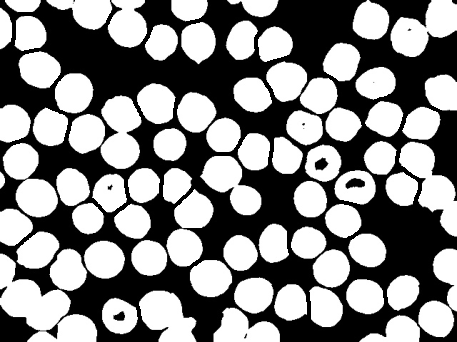
#> input picture expected_otsu.mod.png, 457 x 342 px, given in place of DSCN0083.JPG, which was not available; the run also reads 1 picture not shown here
$ jupyter execute SimilarToOriginalWork.ipynb   (older library calls are emulated)   (text cells are left out)
#> lines starting #> are read from the running program, lines starting #| are printed output that depends on the picture; after the words box and inside, x2 and y2 are one past the last pixel; in counts of white or black regions, pixels touching at a corner belong together; pictures that were not available may be replaced by others from this repository, and a replacement may not be noted
[cell 1]
import numpy as np
import matplotlib.pyplot as plt
from skimage import data
from skimage import filters
from skimage import exposure
import cv2
from math import pi

path = "./PHOTOS_MALARIA_VHIR_UPC/fotos_2015_12_01/P_falciparum/Trofozoits/DSCN0083.JPG"

[cell 2]
img = cv2.imread(path,0)
#> img is the input picture: shape (342, 457); min 0, max 255, mean 135.2

#resize
img = cv2.resize(img,(640,480))
#> img: shape (480, 640)

exp = cv2.imread("./expected_gauss.png",0)
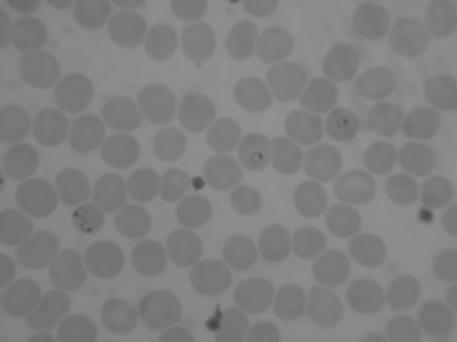
#> input picture expected_gauss.png, 457 x 342 px
#> exp is the input picture: shape (342, 457); min 71, max 146, mean 127.8

blur = cv2.GaussianBlur(img,(9,9),0)

fig, ax = plt.subplots(1, 2)
fig.set_size_inches(15, 10, forward=True)

blur_tmp = cv2.resize(blur, (exp.shape[1],exp.shape[0]))

ax[0].imshow(blur, cmap='gray')
ax[0].title.set_text("My blur")
ax[1].imshow(exp, cmap='gray')
ax[1].title.set_text("Expected blur")
plt.show()

plt.figure(figsize=(7,7))
plt.imshow(cv2.subtract(exp,blur_tmp),cmap='hot')
plt.title("Difference")
plt.show()

[cell 3]
exp = cv2.imread("./expected_otsu.png")

block_size = 81
offset = 0.3
thresh_params = cv2.adaptiveThreshold(blur,255,cv2.ADAPTIVE_THRESH_MEAN_C, cv2.THRESH_BINARY_INV,block_size,offset)
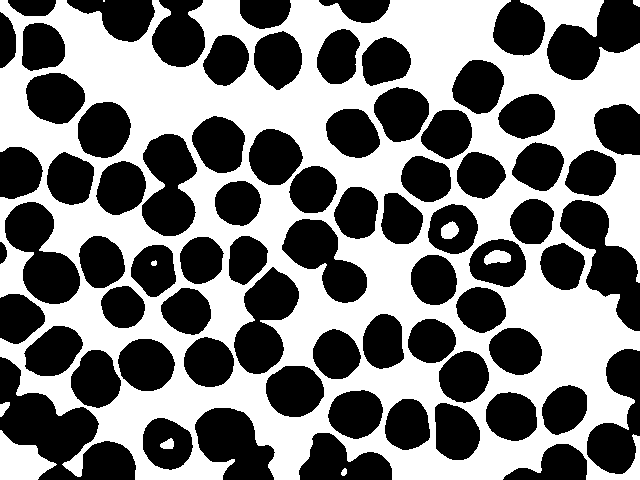
#> thresh_params: shape (480, 640); 48.7% white; 10 white regions (1 under 20 px), largest, box (x1, y1, x2, y2) and area: (0, 0, 640, 480) 147163, (0, 430, 57, 480) 1667, (484, 250, 511, 265) 290
mode = "OTSU Adp block_size=%d offset=%.2f" % (block_size, offset)

block_size = 121
offset = 0.0
thresh = cv2.adaptiveThreshold(blur,255,cv2.ADAPTIVE_THRESH_MEAN_C, cv2.THRESH_BINARY_INV,block_size,offset)
#> thresh: shape (480, 640); 48% white; 9 white regions (1 under 20 px)
mode2 = "Most Similar conf block_size=%d offset=%.2f " % (block_size, offset)


# [6 lines of commented-out code are left out]


fig, ax = plt.subplots(ncols=3, figsize=(20, 20))

ax[0].imshow(thresh_params, cmap='gray')
ax[0].set_title(mode)
ax[1].imshow(thresh, cmap='gray')
ax[1].set_title(mode2)
ax[2].imshow(exp, cmap='gray')
ax[2].set_title('Expected')

[x.axis('off') for x in ax]
plt.show()

[cell 4]
thresh = thresh_params

[cell 5]
# Find contours
contours, hierarchy = cv2.findContours(thresh, cv2.RETR_TREE, cv2.CHAIN_APPROX_SIMPLE)
#> contours = 66 contours, 2 with area under 20; largest, box (x1, y1, x2, y2) and area: (0, 0, 640, 480) 259022, (4, 201, 81, 305) 4406, (233, 266, 300, 375) 4186, (141, 133, 198, 237) 4123, (281, 218, 368, 304) 3746
# Draw contours
thresh_filled = np.zeros((thresh.shape[0], thresh.shape[1]), dtype=np.uint8)
color = 255
for i in range(len(contours)):
    cv2.drawContours(thresh_filled, contours, i, color, -1, cv2.LINE_8, hierarchy, 0)
#> this loop made 66 passes
#> thresh_filled: shape (480, 640); 85.5% white; 18 black regions, largest, box (x1, y1, x2, y2) and area: (0, 357, 136, 480) 7335, (560, 200, 640, 331) 4621, (547, 0, 640, 80) 4286

# Show in a window
plt.figure(figsize=(10,10))
plt.imshow(thresh_filled,cmap='gray')
plt.show()

[cell 6]
# [27 lines of commented-out code are left out]

[cell 7]
def connectedComponents(thresh):
    output = cv2.connectedComponentsWithStats(thresh, 4, cv2.CV_32S)
    (numLabels, labels, stats, centroids) = output
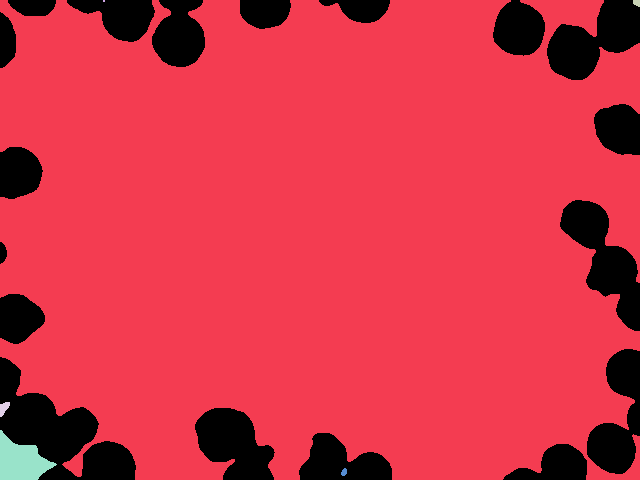
#> labels: shape (480, 640) int32; 7 distinct labels, from 0 to 6; one colour per label, 0 black
#> numLabels = 7; stats = [[0, 0, 640, 480, 44509], [0, 0, 640, 480, 260850], [103, 0, 2, 2, 4], [633, 0, 7, 7, 40], [0, 402, 10, 15, 94], [0, 430, 57, 50, 1667], [341, 468, 6, 8, 36]]; centroids = [[331.5, 253.5], [319.4, 235.6], [103.5, 0.5], [636.4, 2.45], [3.61, 407.7], [20.69, 460.7], [343.7, 471.7]]

    # Map component labels to hue val, 0-179 is the hue range in OpenCV
    label_hue = np.uint8(179*labels/np.max(labels))
    blank_ch = 255*np.ones_like(label_hue)
    labeled_img = cv2.merge([label_hue, blank_ch, blank_ch])

    # Converting cvt to BGR
    labeled_img = cv2.cvtColor(labeled_img, cv2.COLOR_HSV2BGR)

    # set bg label to black
    labeled_img[label_hue==0] = 0
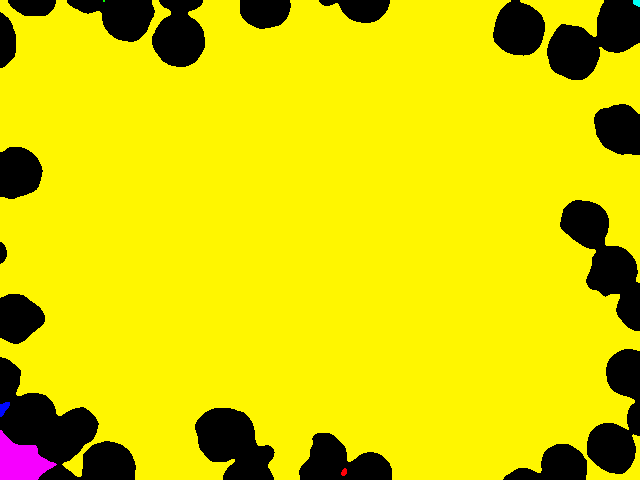
#> labeled_img: shape (480, 640, 3); mean B, G, R 1.5, 208.9, 217.9

    labeled_img_rgb = cv2.cvtColor(labeled_img, cv2.COLOR_BGR2RGB)
    return labeled_img_rgb, numLabels, labels, stats, centroids

[cell 8]
labeled_img_rgb, numLabelsTmp, labelsTmp, statsTmp, centroidsTmp = connectedComponents(thresh_filled)
#> numLabelsTmp = 7; statsTmp has the same summary as stats in connectedComponents; centroidsTmp has the same summary as centroids in connectedComponents

plt.figure(figsize=(10,10))
plt.imshow(labeled_img_rgb)
plt.show()

[cell 9]
def markCentroids(img, numLabels, stats, centroids, estimate=False, cells=(255,255,255)):

#> called with numLabels = 7, stats = array of shape (7, 5), centroids = array of shape (7, 2), estimate = True, cells = (255, 255, 255)
    for i in range(1, numLabels):
        # extract the connected component statistics and centroid for
        # the current label
        x = stats[i, cv2.CC_STAT_LEFT]
        y = stats[i, cv2.CC_STAT_TOP]
        w = stats[i, cv2.CC_STAT_WIDTH]
        h = stats[i, cv2.CC_STAT_HEIGHT]
        #get area
        area = stats[i, cv2.CC_STAT_AREA]
        (cX, cY) = centroids[i]

    # [10 lines of commented-out code are left out]


        if 500 < area < 1500:
            cv2.circle(img, (int(cX), int(cY)), 8, (0,0,0), -1)
            cv2.circle(img, (int(cX), int(cY)), 5, cells, -1)

        if 1500 < area and estimate:
            est = area//1500
            cv2.circle(img, (int(cX)-7, int(cY)), 8, (0,0,0), -1)
            cv2.circle(img, (int(cX)-7, int(cY)), 5, cells, -1)
            cv2.putText(img, str(est), (int(cX), int(cY)+4), cv2.FONT_HERSHEY_SIMPLEX,
                        .5, (0,0,0), 6, cv2.LINE_AA)
            cv2.putText(img, str(est), (int(cX), int(cY)+5), cv2.FONT_HERSHEY_SIMPLEX,
                        .5, (255,255,255), 2, cv2.LINE_AA)

            cv2.rectangle(img, (x,y), (x+w,y+h), cells, 2)
#> this loop made 6 passes
#> (x, y, w, h, area, cX, cY, est) on passes 1, 5: (0, 0, 640, 480, 260850, 319.4, 235.6, 173), (0, 430, 57, 50, 1667, 20.69, 460.7, 1)
#> (x, y, w, h, area, cX, cY) on passes 3, 4, 6: (633, 0, 7, 7, 40, 636.4, 2.45), (0, 402, 10, 15, 94, 3.61, 407.7), (341, 468, 6, 8, 36, 343.7, 471.7)
#> img: shape (480, 640, 3)

    return img


marked_label = labeled_img_rgb.copy()
marked_label = markCentroids(marked_label,numLabelsTmp, statsTmp, centroidsTmp, estimate=True)

plt.figure(figsize=(10,10))
plt.imshow(marked_label)
plt.show()

[cell 10]
def removeOthersFromCut(img):
    # Connected components with stats.
    nb_components, output, stats, centroids = cv2.connectedComponentsWithStats(img, connectivity=4)

    max_label, max_size = max([(i, stats[i, cv2.CC_STAT_AREA]) for i in range(1, nb_components)], key=lambda x: x[1])

    img2 = np.zeros(output.shape, dtype='uint8')
    img2[output == max_label] = 255
    return img2

[cell 11]
def erosion(src,size):
    element = cv2.getStructuringElement(cv2.MORPH_ELLIPSE, (2 * size + 1, 2 * size + 1),
                                       (size, size))
    return cv2.erode(src, element)
    #size -= 2
    #element = cv2.getStructuringElement(cv2.MORPH_ELLIPSE, (2 * size + 1, 2 * size + 1),
    #                                   (size, size))
    #return cv2.dilate(src,element)

def dilatation(src,size):
    element = cv2.getStructuringElement(cv2.MORPH_ELLIPSE, (2 * size + 1, 2 * size + 1),
                                       (size, size))
    return cv2.dilate(src, element)


def erodeBigGroups(img, numLabels, labels, stats, centroids, size=7):

#> called with numLabels = 7, stats = array of shape (7, 5), centroids = array of shape (7, 2), size = 9
    img2 = img.copy()

    kernel = np.ones((size, size), np.uint8)

    for i in range(1, numLabels):
        x = stats[i, cv2.CC_STAT_LEFT]
        y = stats[i, cv2.CC_STAT_TOP]
        w = stats[i, cv2.CC_STAT_WIDTH]
        h = stats[i, cv2.CC_STAT_HEIGHT]
        area = stats[i, cv2.CC_STAT_AREA]
        (cX, cY) = centroids[i]

        cutY = y - 1 if y > 0 else y
        cutX = x - 1 if x > 0 else x
        cutXW = x+w+1
        cutYH = y+h+1

        cut = thresh_filled[cutY:cutYH, cutX:cutXW]
        cut = cut.copy()

        if 1500 < area:
            cut_bk = cut.copy()
            cut = removeOthersFromCut(cut)

            #remove the group from original image
            cell_on_original_size = np.zeros( img.shape ,dtype='uint8')
            cell_on_original_size[cutY:cutYH, cutX:cutXW] = cut
            img2[ cell_on_original_size == 255 ] = 0

            #work on group
            #cut = cv2.erode(cut, kernel, iterations=1)
            cut = erosion(cut,7)
            #cut = erosion(cut,15)
            #cut = dilatation(cut,11)

            #return the eroded and marked group to original image
            cell_on_original_size = np.zeros( img.shape ,dtype='uint8')
            cell_on_original_size[cutY:cutYH, cutX:cutXW] = cut
            img2 += cell_on_original_size
#> this loop made 6 passes
#> (x, y, w, h, area, cX, cY, cutY) on passes 3, 4, 6: (633, 0, 7, 7, 40, 636.4, 2.45, 0), (0, 402, 10, 15, 94, 3.61, 407.7, 401), (341, 468, 6, 8, 36, 343.7, 471.7, 467)
#> (x, y, w, h, area, cX, cY, cutY) on pass 1: (0, 0, 640, 480, 260850, 319.4, 235.6, 0)
#> cell_on_original_size: shape (480, 640); 0.34% white; 1 white region, box (x1, y1, x2, y2) and area: (0, 440, 42, 480) 1056
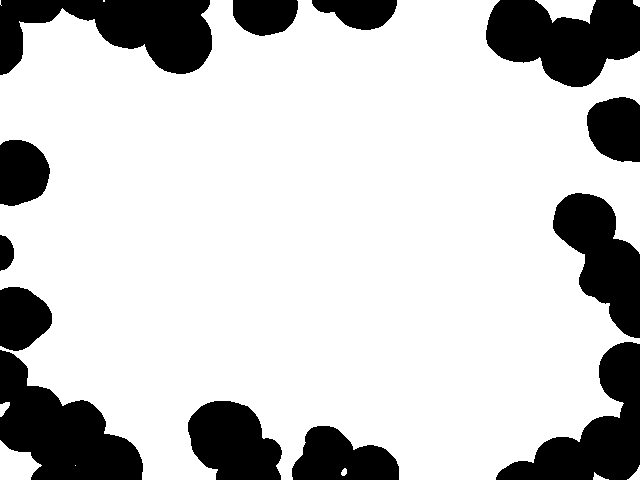
#> img2: shape (480, 640); 78.6% white; 13 black regions, largest, box (x1, y1, x2, y2) and area: (0, 350, 143, 480) 10064, (0, 0, 212, 75) 9406, (486, 0, 640, 87) 9234

    return img2


broken_components = erodeBigGroups(thresh_filled, numLabelsTmp, labelsTmp, statsTmp, centroidsTmp, size=9)

plt.figure(figsize=(10,10))
plt.imshow(broken_components, cmap='gray')
plt.show()

[cell 12]
labeled_img_rgb2, numLabels, labels, stats, centroids = connectedComponents(broken_components)
#> in connectedComponents (call 2), `(numLabels, labels, stats, centroids) = output`:
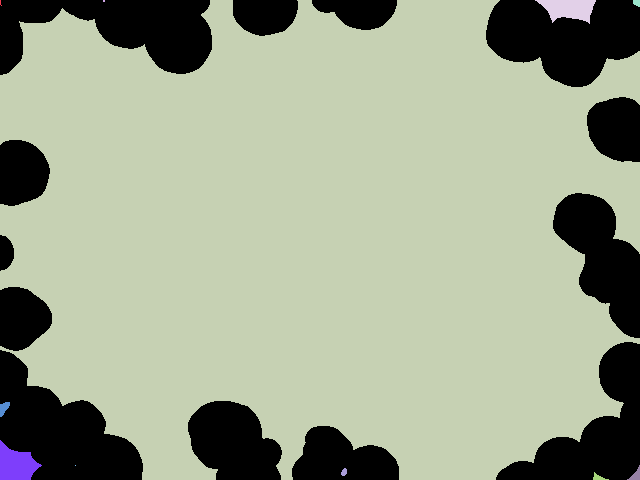
#> labels: shape (480, 640) int32; 12 distinct labels, from 0 to 11; one colour per label, 0 black
#> in connectedComponents (call 2), `(numLabels, labels, stats, centroids) = output`: numLabels = 12; stats = [[0, 0, 640, 480, 65754], [0, 0, 2, 6, 6], [103, 0, 2, 2, 4], [0, 0, 640, 480, 239144], [535, 0, 61, 24, 924], [633, 0, 7, 7, 40], [0, 402, 10, 15, 94], [0, 440, 42, 40, 1056], [75, 465, 1, 1, 1], [627, 465, 13, 15, 85], [341, 468, 6, 8, 36], [593, 472, 16, 8, 56]]; centroids = [[330.8, 249.5], [0.167, 2.5], [103.5, 0.5], [316.7, 236.5], [568.4, 8.49], [636.4, 2.45], [3.61, 407.7], [15.94, 464], [75, 465], [635.4, 474.8], [343.7, 471.7], [598.1, 477.1]]
#> numLabels = 12

marked_label = labeled_img_rgb2.copy()
marked_label = markCentroids(marked_label, numLabels, stats, centroids, estimate=True)
#> call 2 of markCentroids, with numLabels = 12, stats = array of shape (12, 5), centroids = array of shape (12, 2), estimate = True, cells = (255, 255, 255)
#> the loop in markCentroids (call 2), `for i in range(1, numLabels):` made 11 passes
#> (x, y, w, h, area, cX, cY, est) on pass 3: (0, 0, 640, 480, 239144, 316.7, 236.5, 159)
#> (x, y, w, h, area, cX, cY) on passes 4, 5, 6, 7, 9, 10: (535, 0, 61, 24, 924, 568.4, 8.49), (633, 0, 7, 7, 40, 636.4, 2.45), (0, 402, 10, 15, 94, 3.61, 407.7), (0, 440, 42, 40, 1056, 15.94, 464), (627, 465, 13, 15, 85, 635.4, 474.8), (341, 468, 6, 8, 36, 343.7, 471.7)
#> after the loop in markCentroids (call 2), `for i in range(1, numLabels):`:
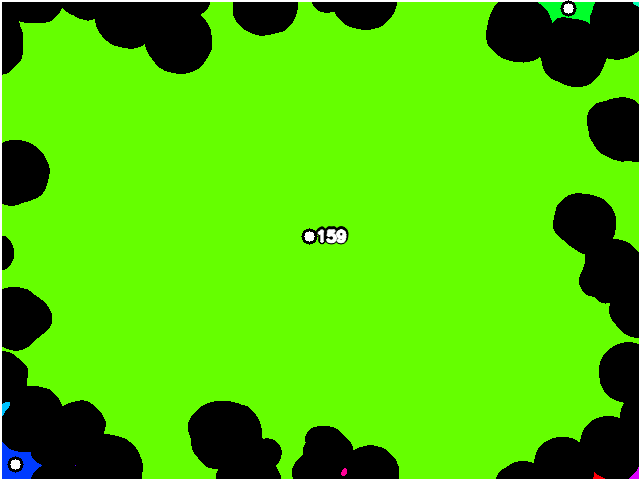
#> img: shape (480, 640, 3); mean R, G, B 81.4, 201.1, 4

plt.figure(figsize=(10,10))
plt.imshow(marked_label)
plt.show()

[cell 13]
# A = np.asarray([[[0,0,1],[0,1,0],[1,0,3]],
#      [[0,0,2],[0,1,0],[1,0,0]],
#      [[0,0,2],[0,0,3],[1,0,3]]])


# red, green, blue = A.T # Temporarily unpack the bands for readability

# # Replace white with red... (leaves alpha values alone...)
# white_areas = (red == 0) & (blue == 0) & (green == 1)
# #A[..., :-1][white_areas.T] = (255, 0, 0) # Transpose back needed
# A[white_areas.T] = (255, 0, 0)

# print(white_areas.T)
# print(A)

# #d1, d2, d3 = A.shape
# #A_r = A.reshape(1,9,3)[0]
# #print(A_r)
# #np.unique(A_r, axis=0)

[cell 14]
shape = labeled_img_rgb2.shape
#> shape = (480, 640, 3)
reshapedImg = labeled_img_rgb2.reshape(1,shape[0]*shape[1],3)[0]
colors = np.unique(reshapedImg, axis=0)
#> colors = [[0, 0, 0], [0, 59, 255], [0, 195, 255], [0, 255, 42], [0, 255, 178], [85, 0, 255], [101, 255, 0], [221, 0, 255], [237, 255, 0], [255, 0, 8], [255, 0, 152], [255, 136, 0]]
colors = np.delete(colors,0,axis=0)
#> colors = [[0, 59, 255], [0, 195, 255], [0, 255, 42], [0, 255, 178], [85, 0, 255], [101, 255, 0], [221, 0, 255], [237, 255, 0], [255, 0, 8], [255, 0, 152], [255, 136, 0]]

[cell 15]
def random_color():
    color = tuple(np.random.randint(256, size=3))
    if (color[0] < 100 and color[1] < 100 and color[2] < 100):
        return random_color()
    elif (color[0] > 230 and color[1] > 230 and color[2] > 230):
        return random_color()
    else:
        return color

labeled_img_rgb3 = labeled_img_rgb2.copy()

for color in colors:
    newColor = random_color()

    red, green, blue = labeled_img_rgb3.T
    selected_color = (red == color[0]) & (green == color[1]) & (blue == color[2])
    labeled_img_rgb3[selected_color.T] = newColor
#> this loop made 11 passes
#> newColor on passes 1 to 11: (172, 47, 117), (192, 67, 251), (195, 103, 9), (211, 21, 242), (216, 88, 140), (58, 193, 230), (39, 87, 174), (88, 81, 165), (9, 148, 115), (208, 243, 197), (254, 79, 175)
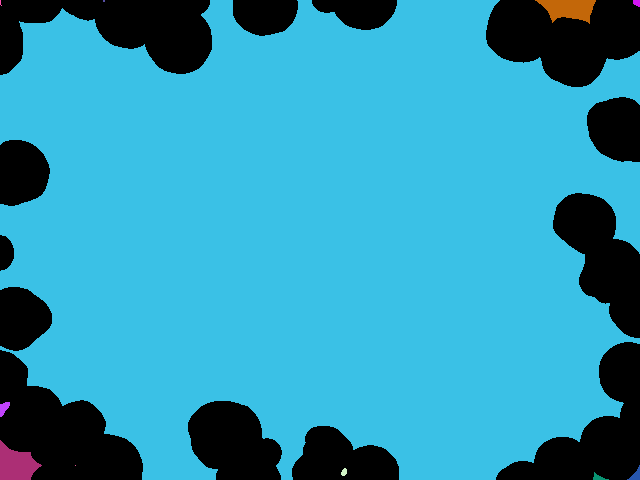
#> labeled_img_rgb3: shape (480, 640, 3); mean R, G, B 46.5, 150.8, 179.7

plt.figure(figsize=(10,10))
plt.imshow(labeled_img_rgb3)
plt.show()

[cell 16]
img = cv2.imread(path)
img = cv2.resize(img,(640,480))

hsv = cv2.cvtColor(img, cv2.COLOR_RGB2HSV)
#> hsv: shape (480, 640, 3); mean H, S, V 0, 0, 135.1
mask = cv2.inRange(hsv, (110, 0, 0), (150, 255,255))
#> mask: shape (480, 640); every value is 0

#erode
kernel = np.ones((3, 3), np.uint8)
mask = cv2.erode(mask, kernel)
#dilate
kernel = np.ones((15, 15), np.uint8)
mask = cv2.dilate(mask, kernel)

par_labeled_rgb, par_numLabels, par_labels, par_stats, par_centroids = connectedComponents(mask)
#> in connectedComponents (call 3), `(numLabels, labels, stats, centroids) = output`: labels: shape (480, 640) int32; every value is 0
#> in connectedComponents (call 3), `labeled_img[label_hue==0] = 0`: labeled_img: shape (480, 640, 3); every value is 0
#> par_numLabels = 1; par_stats = [[0, 0, 640, 480, 307200]]; par_centroids = [[319.5, 239.5]]

plt.imshow(mask,cmap='gray')
plt.show()

[cell 17]
marked = cv2.imread(path)
marked = cv2.resize(marked,(640,480))
marked_label = labeled_img_rgb3.copy()

#MARK CELLS
marked = markCentroids(marked, numLabels, stats, centroids, estimate=True, cells=(0,0,255))
marked_label = markCentroids(marked_label, numLabels, stats, centroids, estimate=True)

#MARK PARASITES
for i in range(1, par_numLabels):
    area = par_stats[i, cv2.CC_STAT_AREA]
    (cX, cY) = par_centroids[i]

    cv2.circle(marked, (int(cX), int(cY)), 4, (0, 0, 0), -1)
    cv2.circle(marked, (int(cX), int(cY)), 3, (0, 220, 240), -1)

    cv2.circle(marked_label, (int(cX), int(cY)), 4, (0, 0, 0), -1)
    cv2.circle(marked_label, (int(cX), int(cY)), 3, (240, 220, 0), -1)


fig, axes = plt.subplots(ncols=2, figsize=(20, 20))
ax = axes

expR = cv2.imread("./expected_result.png")
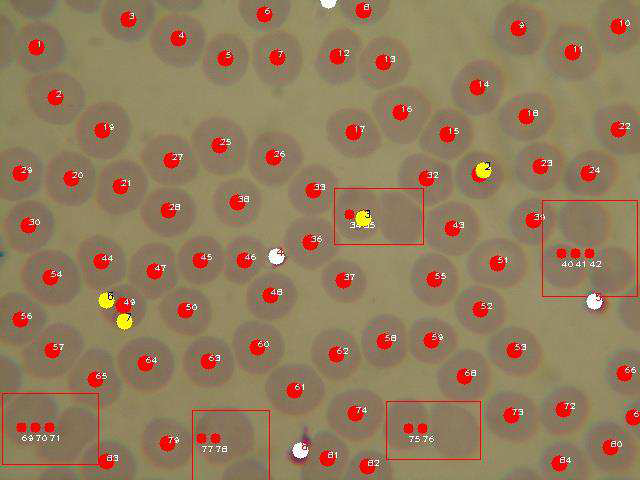
#> input picture expected_result.png, 640 x 480 px
#> expR is the input picture: shape (480, 640, 3); mean B, G, R 92.8, 122.8, 147.3


ax[0].imshow(cv2.cvtColor(marked, cv2.COLOR_BGR2RGB))
ax[1].imshow(cv2.cvtColor(expR, cv2.COLOR_BGR2RGB))
plt.show()
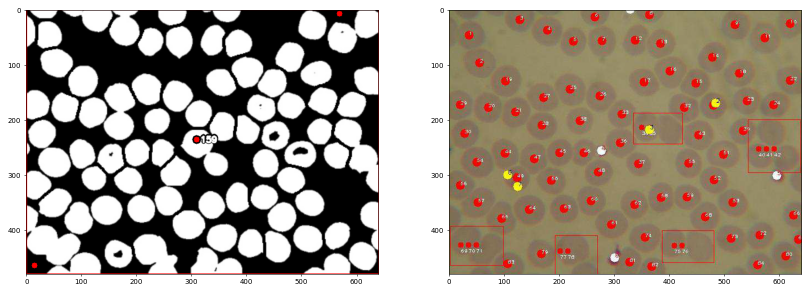
#> figure drawn by matplotlib, 2 panels

plt.figure(figsize=(8,8))
plt.imshow(marked_label)
plt.show()
